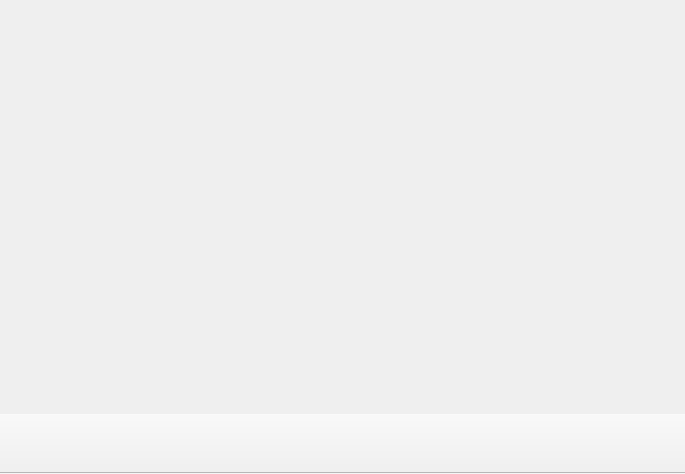
<?xml version="1.0" encoding="UTF-8"?>
<ui version="4.0">
 <class>mainWindow</class>
 <widget class="QMainWindow" name="mainWindow">
  <property name="geometry">
   <rect>
    <x>0</x>
    <y>0</y>
    <width>685</width>
    <height>474</height>
   </rect>
  </property>
  <property name="windowTitle">
   <string>MainWindow</string>
  </property>
  <property name="animated">
   <bool>false</bool>
  </property>
  <property name="documentMode">
   <bool>false</bool>
  </property>
  <widget class="QWidget" name="centralwidget">
   <layout class="QGridLayout" name="gridLayout_2">
    <property name="leftMargin">
     <number>0</number>
    </property>
    <property name="topMargin">
     <number>0</number>
    </property>
    <property name="rightMargin">
     <number>0</number>
    </property>
    <property name="bottomMargin">
     <number>0</number>
    </property>
    <property name="spacing">
     <number>0</number>
    </property>
    <item row="0" column="0">
     <widget class="QWidget" name="videoWidget" native="true">
      <property name="sizePolicy">
       <sizepolicy hsizetype="Expanding" vsizetype="Expanding">
        <horstretch>0</horstretch>
        <verstretch>0</verstretch>
       </sizepolicy>
      </property>
      <property name="contextMenuPolicy">
       <enum>Qt::NoContextMenu</enum>
      </property>
      <layout class="QGridLayout" name="videoLayout">
       <property name="leftMargin">
        <number>0</number>
       </property>
       <property name="topMargin">
        <number>0</number>
       </property>
       <property name="rightMargin">
        <number>0</number>
       </property>
       <property name="bottomMargin">
        <number>0</number>
       </property>
       <property name="spacing">
        <number>0</number>
       </property>
      </layout>
     </widget>
    </item>
   </layout>
  </widget>
  <widget class="QMenuBar" name="menubar">
   <property name="geometry">
    <rect>
     <x>0</x>
     <y>0</y>
     <width>685</width>
     <height>22</height>
    </rect>
   </property>
  </widget>
  <widget class="QToolBar" name="ControlBar">
   <property name="sizePolicy">
    <sizepolicy hsizetype="Expanding" vsizetype="Fixed">
     <horstretch>0</horstretch>
     <verstretch>0</verstretch>
    </sizepolicy>
   </property>
   <property name="minimumSize">
    <size>
     <width>0</width>
     <height>60</height>
    </size>
   </property>
   <property name="maximumSize">
    <size>
     <width>16777215</width>
     <height>80</height>
    </size>
   </property>
   <property name="windowTitle">
    <string>ControlBar</string>
   </property>
   <property name="autoFillBackground">
    <bool>true</bool>
   </property>
   <property name="movable">
    <bool>false</bool>
   </property>
   <property name="floatable">
    <bool>true</bool>
   </property>
   <attribute name="toolBarArea">
    <enum>BottomToolBarArea</enum>
   </attribute>
   <attribute name="toolBarBreak">
    <bool>false</bool>
   </attribute>
  </widget>
 </widget>
 <resources>
  <include location="resource.qrc"/>
 </resources>
 <connections/>
</ui>
